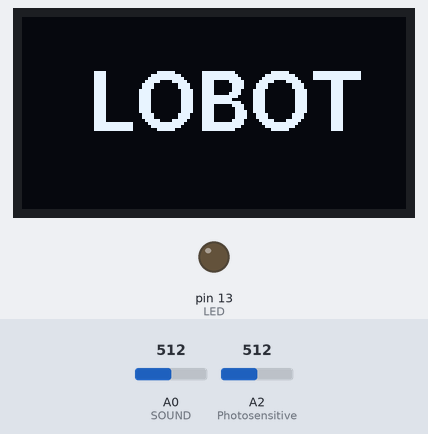
This sketch was run on a simulated Arduino Uno, built with avr-gcc and run on an emulated ATmega328P. Shown: 128×64 one-colour display, output pins drawn as LEDs (lit = HIGH). Inputs (shaded band) come from the test bench; at power-on: A0 (SOUND) = 512, A2 (Photosensitive) = 512.

Above: at 0.3 s.

The sketch:

action_group.ino
```cpp
#include <SoftwareSerial.h>
#include <LobotServoController.h>
#include <U8g2lib.h>

#define RxPin 9
#define TxPin 8
#define LED   13

#define Photosensitive A2
#define SOUND A0

#define ACTIONGROUP_CLAMP   11

uint8_t volume;
uint8_t brightness;
uint8_t result;

SoftwareSerial mySerial(RxPin, TxPin);  //Set an example for SoftwareSerial
LobotServoController myController(mySerial); //Set an example forLobotSerialController
U8G2_SSD1306_128X64_NONAME_1_HW_I2C u8g2(U8G2_R0, /* reset=*/ U8X8_PIN_NONE);

void setup() {
  // put your setup code here, to run once:
  mySerial.begin(9600);  //Set mySerial baud rate to 9600
  Serial.begin(9600);
  u8g2.begin();
  u8g2.setDisplayRotation(U8G2_R2);
  u8g2.setFont(u8g2_font_fub20_tr);
  u8g2.firstPage();
  do {
    u8g2.setCursor(22, 38);
    u8g2.println("LOBOT");
  } while ( u8g2.nextPage() );

  pinMode(LED, OUTPUT);
  pinMode(Photosensitive, INPUT);  //Configure the LS pin as input
  pinMode(SOUND, INPUT);  // Configure the  SOUND pin as
  myController.runActionGroup(0, 1);
  delay(1500);
}

uint8_t AdcChange(uint16_t x)
{
  brightness = map(x, 0, 1023, 100, 0);
  return brightness;
}

void run()
{
  static uint32_t timer;
  if (myController.isRunning() == false)
  {
    //Serial.println(AdcChange(analogRead(Photosensitive)));
    if (AdcChange(analogRead(Photosensitive)) > 20)  //当光敏被遮住时
    {
      if (AdcChange(analogRead(SOUND)) <= 90) //如果检测到声音
      {
        myController.runActionGroup(ACTIONGROUP_CLAMP, 1); //运行1号动作组
        timer = millis() + 200;
      }
    }
  }
}

void loop()
{
  myController.receiveHandler();
  run();
}
```
